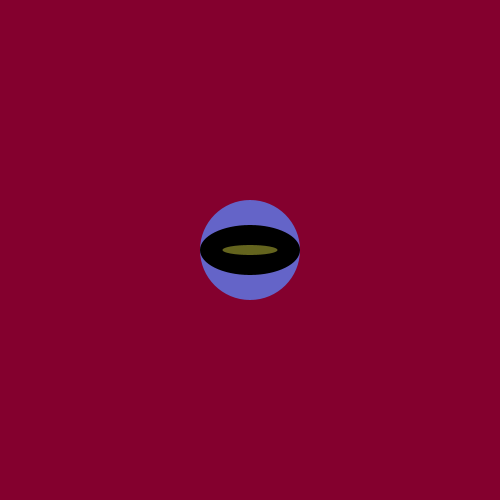
Frame 1 (no input)
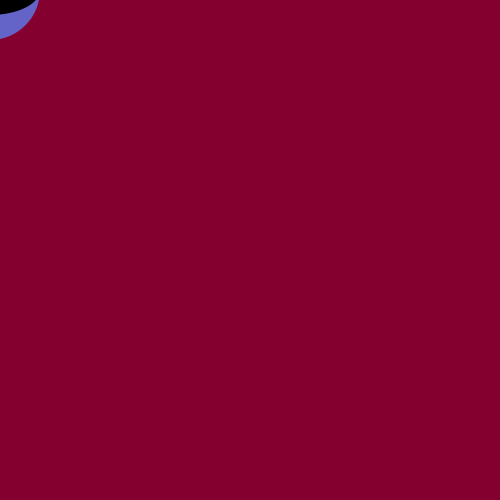
Frame 60 (the mouse pressed at the canvas centre just before this capture)
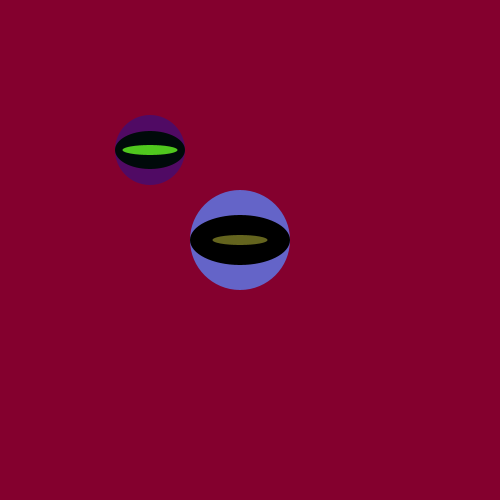
Frame 120 (the mouse held since frame 60 and released just before this capture)

The Processing sketch that drew these frames (run headless with seeded random() and noise(); from frame 60 on, the mouse is pressed at the canvas centre):

// Processing sketch: processing_53635
// ── processing_53635.pde


SpaceShip p;
SpaceShip p2;

void setup () {
  background(132,0,46);
    fill(255,255,0);
    size(500,500);
    p = new SpaceShip ();
    p2 = new SpaceShip();
}

void draw () {
  background(132,0,46);

  p.displaySpaceShip();
  p.move ();
  
  p2.displaySpaceShip2 ();
  }


//-------------------Object--------------------

class SpaceShip {

 float x = width/2;
 float y = height/2;
  
  void move () {
  x = mouseX-10;
  y = mouseY-10;
}
 
void displaySpaceShip () {
  fill(100,100,200);
  noStroke();
  ellipse(x, y, 100, 100);
  smooth ();
  float p = 185;
  float m = 163;
  float r = 55;
  float q = 50;
  fill(0);
  ellipse(x, y, 100, q);
  fill(100,100,30);
  ellipse (x,y,55,10);
}

void displaySpaceShip2 () {
  
    x = mouseX-100;
  y = mouseY-100;
  
  fill(80,10,100);
  noStroke();
  ellipse(x, y, 70, 70);
  smooth ();
  float p = 185;
  float m = 163;
  float r = 55;
  float q = 38;
  fill(0,10,10);
  ellipse(x, y, 70, q);
  fill(80,200,30);
  ellipse (x,y,55,10);
}
}
